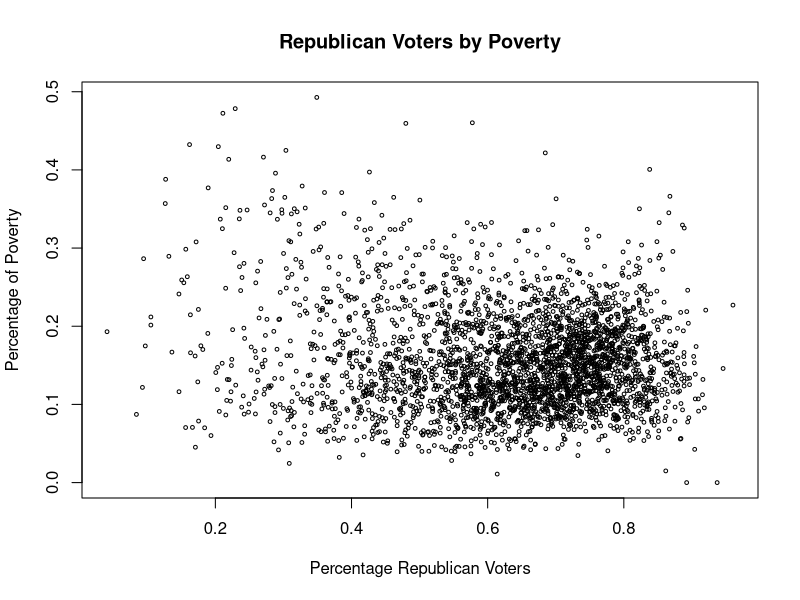

Recreate this plot in R.
# David Sosa
# Professor Carlston
# ECON 355 - Regression Analysis
# Lab 3

# setting directory and reading data
setwd("~/Code/school/regression-analysis/labs/lab3")
election <- read.csv("data/County_Election.csv")

# Assignment
head(election, n = 1)
summary(election)
head(election)

# statistic 1
max_poverty <- max(election$poor_share2010)
election$county_name[election$poor_share2010 == max_poverty]

# statistic 2
min_poverty <- min(election$poor_share2010)
low_poverty_county <- election$state_name[election$poor_share2010 == min_poverty]

# statistic 3
# most education
max_education <- max(election$frac_coll_plus2010)
highest_education <- election$county_name[election$frac_coll_plus2010 == max_education]
republican_of_highest <- election$pct_republican_2016[election$county_name == highest_education]

# statistics for republican voters
mean(election$pct_republican_2016)
sd(election$pct_republican_2016)
quantile(election$pct_republican_2016)

plot(
  election$pct_republican_2016,
  election$poor_share2010,
  main = "Republican Voters by Poverty",
  ylab = "Percentage of Poverty",
  xlab = "Percentage Republican Voters",
  cex = .5
)

